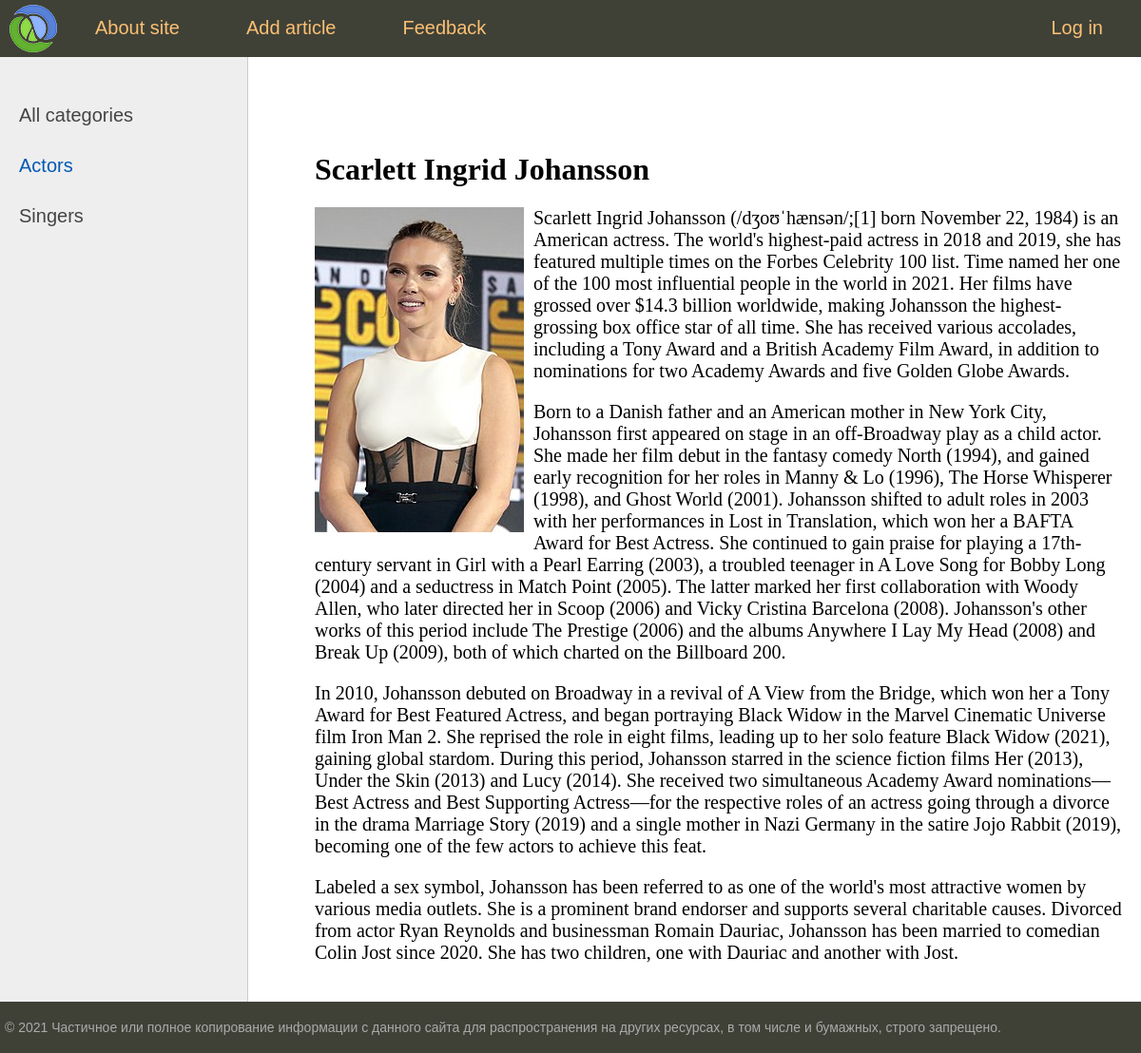
Page /post/scarlett-ingrid-johansson/ on the committed database.
### women/models.py (models this page shows, shortened)
class Category(models.Model):
    name = models.CharField(max_length=100, verbose_name='category')
    slug = models.SlugField(max_length=255,unique=True,verbose_name='URL')
    class Meta:
        ordering = ['id']
    def get_absolute_url(self):
        return reverse('women:category', kwargs={'category_slug':self.slug})

class Women(models.Model):
    title = models.CharField(max_length=255, verbose_name='_title_')
    slug = models.SlugField(max_length=255,unique=True,verbose_name='URL')
    content = models.TextField(blank=True)
    photo = models.ImageField(upload_to='photos/%Y/%m/%d')
    time_create = models.DateTimeField(auto_now_add=True)
    time_update = models.DateTimeField(auto_now=True)
    is_published = models.BooleanField(default=True)
    cat = models.ForeignKey('Category', on_delete=models.CASCADE)
    class Lol:
        ordering = ['title']
    class Meta:
        verbose_name = 'Famous woman'
        verbose_name_plural = 'Famous women'
        ordering = ['-pk']

### women/views.py (the view)
# urls.py: path('post/<slug:post_slug>/', show_post, name='post'),
def show_post(request,post_slug):
    post = get_object_or_404(Women,slug=post_slug)
    context = {
        'post': post,
        'title': post.title,
        'cat_selected': post.cat_id
    }
    return render(request, 'women/post.html', context=context)

### women/templatetags/women_tags.py (called while the page is built)
@register.inclusion_tag('women/list_categories.html')
def show_categories(sort=None, cat_selected=0):
    cats = Category.objects.all()
    if not sort:
        cats = Category.objects.all()
    else:
        cats = Category.objects.order_by(sort)
    return {'cats': cats, 'cat_selected': cat_selected}

@register.inclusion_tag('women/list_menu.html')
def get_menu():
    menu = [{'title': 'About site', 'url_name': 'women:about'},
            {'title': 'Add article', 'url_name': 'women:add_page'},
            {'title': 'Feedback', 'url_name': 'women:contact'},
            {'title': 'Log in', 'url_name': 'women:login'}]
    return {'menu': menu}

### women/templates/women/post.html
{% extends 'women/base.html' %}
{% block content %}
<h1>{{post.title}}</h1>
{% if post.photo %}
<p><img class="img-article-left" src="{{post.photo.url}}" alt=""></p>
{% endif %}
{{post.content|linebreaks}}
{% endblock %}

### women/templates/women/base.html (shortened to what this page needs)
{% load static %}
{% load women_tags %}
<!DOCTYPE html>
<html>
<head>
	<link rel="stylesheet" href="{% static 'women/css/styles.css' %}">
</head>
<body>
<table class="table-page" border=0 cellpadding="0" cellspacing="0">
<tr><td valign=top>
{% block mainmenu %}
{% get_menu %}
{% endblock mainmenu %}
<table class="table-content" border=0 cellpadding="0" cellspacing="0">
<tr>
	<td valign="top" class="left-chapters">
	<ul id="leftchapters">
		{% if cat_selected == 0 %}
			<li class="selected">All categories</li>
		{% else %}
			<li><a href="{% url 'women:home' %}">All categories</a></li>
		{% endif %}
		{% show_categories sort='name' cat_selected=cat_selected %}
	</ul>
</td>
<td valign="top" class="content">
	<div class="content-text">
{% block content %}
{% endblock %}
	</div>
</td></tr></table>
</td></tr>
<tr><td valign=top>
	<div id="footer">
		<p>&copy; 2021 Частичное или полное копирование информации с данного сайта для распространения на других ресурсах, в том числе и бумажных, строго запрещено.</p>
	</div>
</td></tr></table>
</body>
</html>

### women/templates/women/list_menu.html (shortened to what this page needs)
  <div class="header">
      <ul id="mainmenu" class="mainmenu">
      <li class="logo"><a href="{% url 'women:home' %}"><div class="logo"></div></a></li>
      {% for m in menu %}
      {% if not forloop.last %}
            <li><a href="{% url m.url_name %}">{{m.title}}</a></li>
      {% else %}
            <li class="last"><a href="#">{{m.title}}</a></li>
      {% endif %}
      {% endfor %}
      </ul>
  </div>

### women/templates/women/list_categories.html
{% for c in cats %}
    {% if c.pk == cat_selected %}
        <li class="selected">{{c.name}}</li>
    {% else %}
        <li><a href="{{ c.get_absolute_url }}">{{c.name}}</a></li>
    {% endif %}
{% endfor %}

### women/static/women/css/styles.css (style rules this page uses)
html, body { font-family: 'Arial'; margin: 0; padding: 0; height: 100%; width: 100%; color: #444; }
a { color: #0059b2; text-decoration: none; }
img { max-width: 600px; height: auto; }
img.img-article-left { max-width: 300px; height: auto; float: left; padding: 0 10px 10px 0; }
.table-page { width: 100%; height: 100%; vertical-align: top; }
.table-page tr { height: 100%; }
.header { background: #3F4137; height: 60px; }
.logo { background: url('../images/logo.png') no-repeat 10px 5px; width: 70px; height: 60px; }
ul.mainmenu { list-style: none; margin: 0; padding: 0; height: 60px; color: #fdc073; font-size: 20px; overflow: hidden; }
ul.mainmenu li { float: left; margin: 18px 40px 0 30px; }
ul.mainmenu li.logo { margin: 0; }
ul.mainmenu li.last { float: right; }
ul.mainmenu li a { color: #fdc073; text-decoration: none; }
.table-content { width: 100%; min-height: 100%; height: 100%; }
.left-chapters { margin: 0; background: #eee; border-right: 1px solid #ccc; min-height: 100%; }
.left-chapters ul { width: 230px; min-height: 100%; margin: 0; padding: 20px 10px 10px 20px; list-style: none; font-size: 20px; }
.left-chapters ul li { margin: 30px 0 0 0; color: #999; }
.left-chapters ul li.selected { color: #0059b2; }
.left-chapters ul li a { color: #444; text-decoration: none; }
.content { padding: 40px 20px 20px 40px; width: 100%; box-sizing: border-box; }
.content-text { margin: 60px 0 0 30px; color: #000; font-size: 20px; font-family: Yandex Sans Display Light; }
.content-text h1 { font-size: 32px; }
#footer { box-sizing: border-box; background: #3F4137; padding: 5px; color: #aaa; font-size: 14px; font-family: Verdana, Geneva, Arial, Helvetica; text-align: left; overflow: hidden; }

### rows in the picture
Category: name "Actors"
Category: name "Singers"
Women: title "Scarlett Ingrid Johansson", photo (picture), content "Scarlett Ingrid Johansson (/dʒoʊˈhænsən/;[1] born November 22, 1984) is an American actress. The world's highest-paid actress in 2018 and 2019, she has featured multiple times on the Forbes Celebrity 100 list. Time named her one of the 100 most influential people in the world in 2021. Her films have grossed over $14.3 billion worldwide, making Johansson the highest-grossing box office star of all time. She has received various accolades, including a Tony Award and a British Academy Film Award, in addition to nominations for two Academy Awards and five Golden Globe Awards. Born to a Danish father and an American mother in New York City, Johansson first appeared on stage in an off-Broadway…"

### other values in the picture
{{ m.title }} "About site" "Add article" "Feedback"
{{ m.title }} "Log in"
